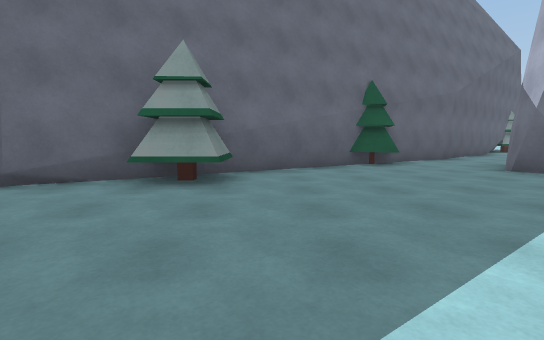
[1] (above)

24 first-person views from a walk through a scene from a Unity 3-D project. The camera is 1.2 m above the floor, tilts 6° down and sees 85° across. The floor is counted in squares, 2 m on a side. Each view is taken from the middle of a square. On the plan, view 1 faces up. The plan holds only what a view shows up to about 9 squares ahead; the rest is blank. The place goes on beyond the plan. The player is left out. Surface patterns are stand-ins for the level's own textures.

[2]
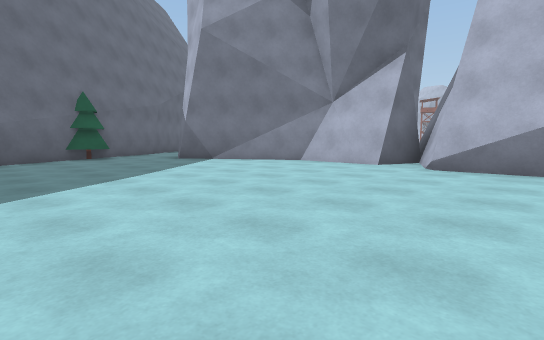

[3]
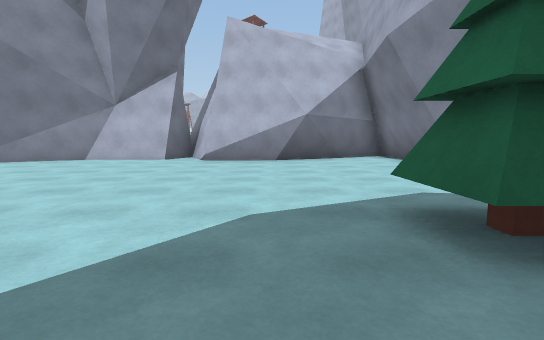

[4]
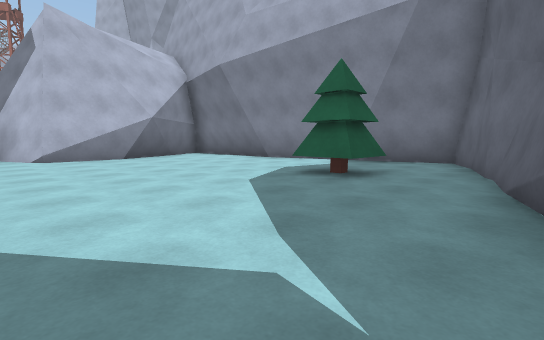

[5]
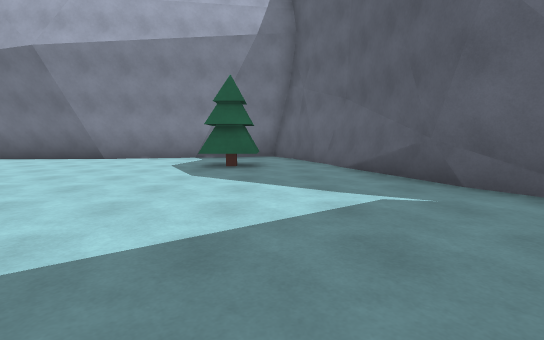

[6]
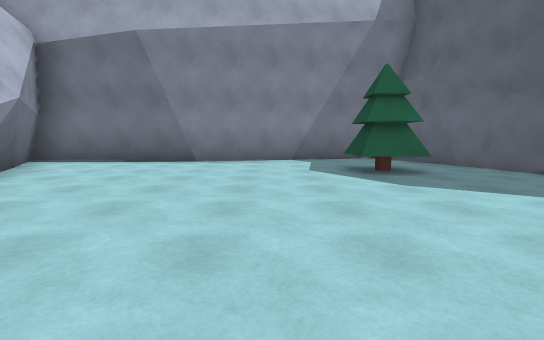

[7]
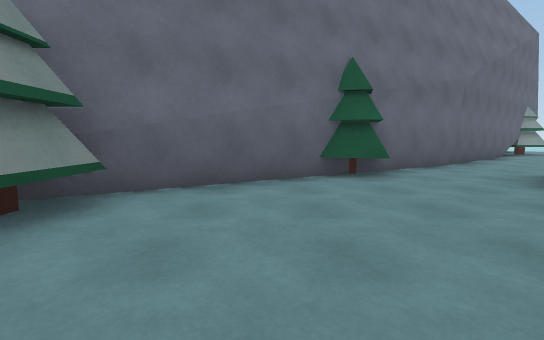

[8]
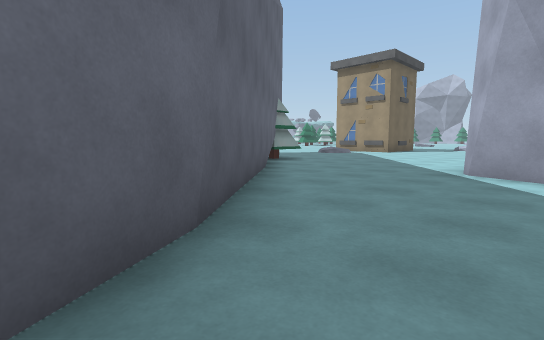

[9]
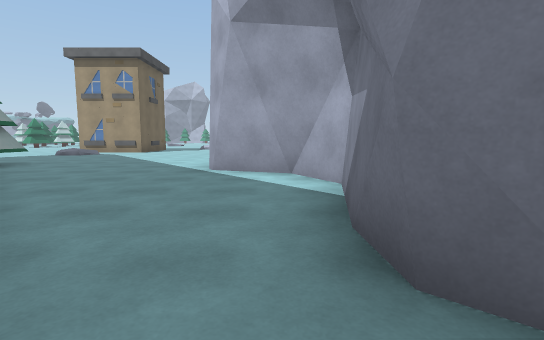

[10]
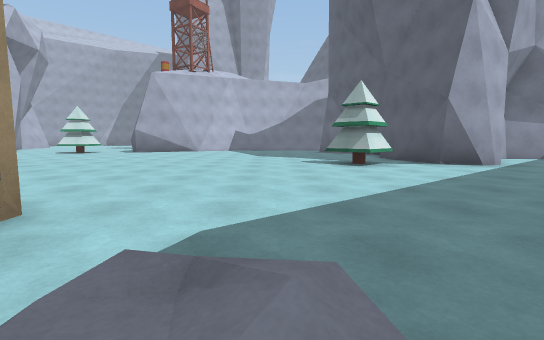

[11]
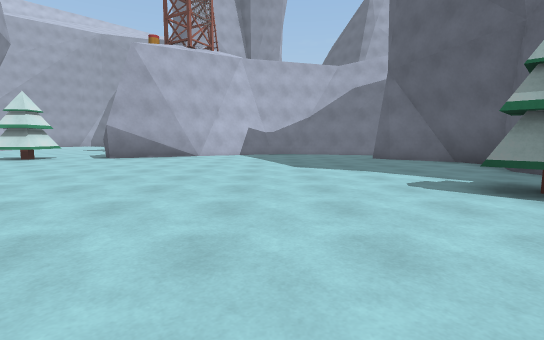

[12]
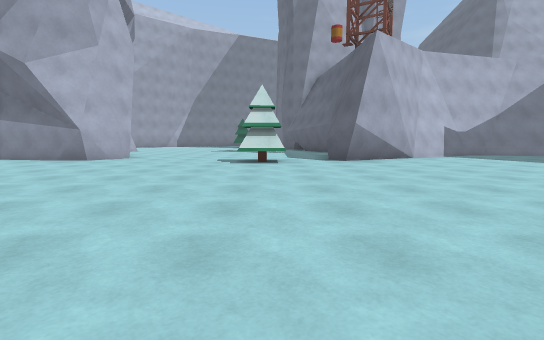

[13]
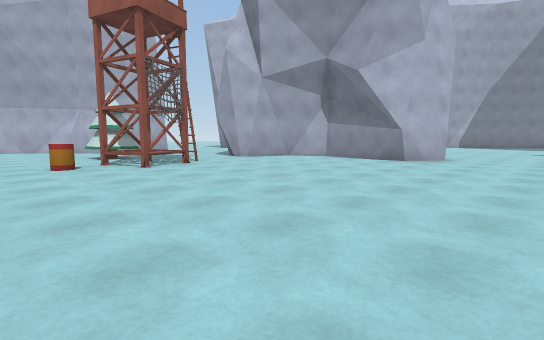

[14]
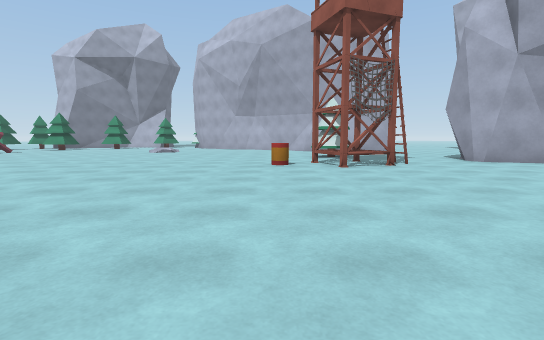

[15]
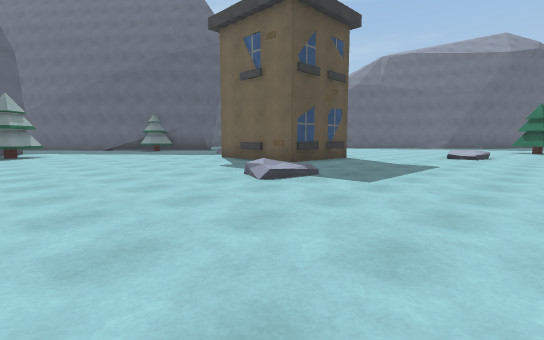

[16]
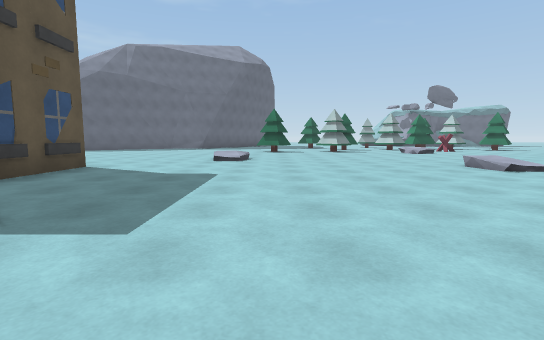

[17]
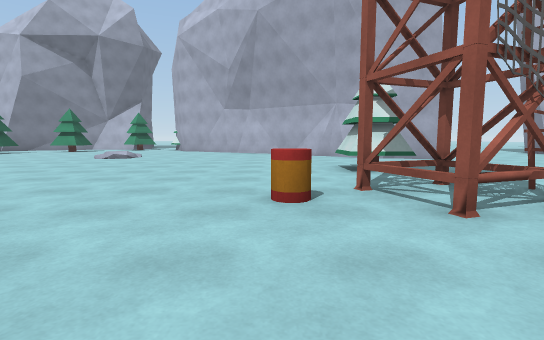

[18]
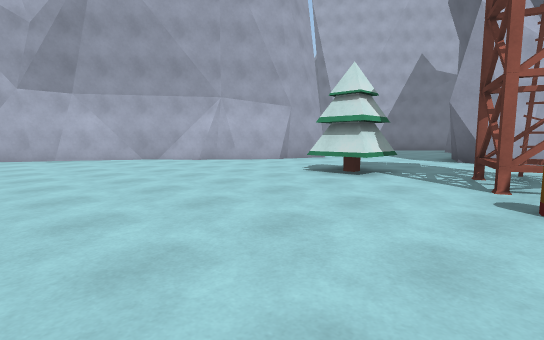

[19]
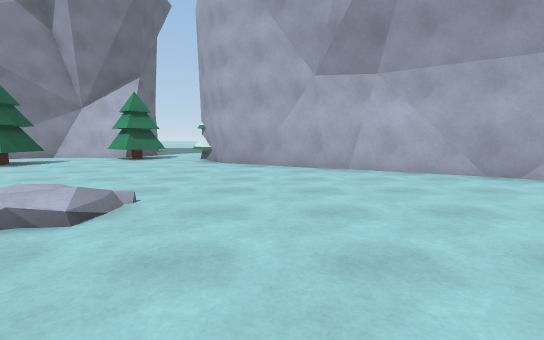

[20]
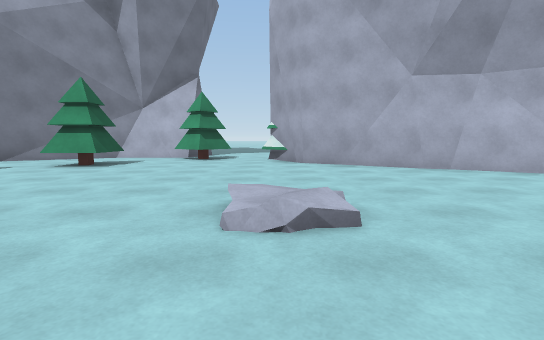

[21]
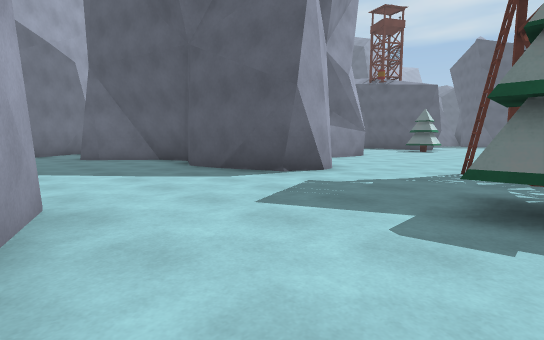

[22]
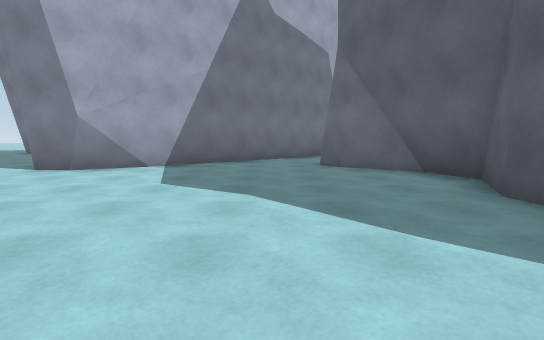

[23]
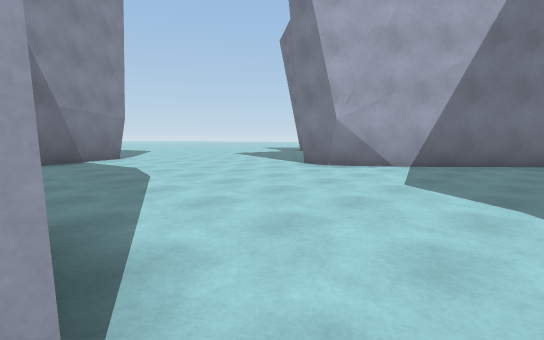

[24]
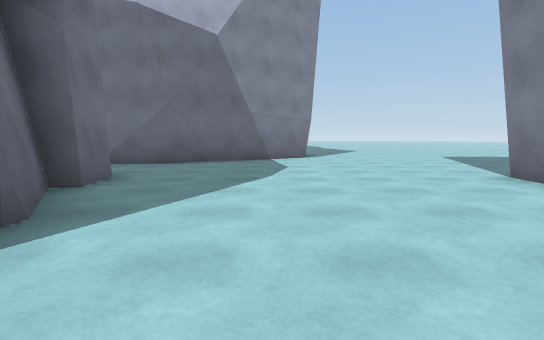

### Floor plan
Points are (right, up) in squares from view 1. A wall is a line through its corners. A room is listed if a view was taken in it or the views show most of it. See-through windows are left out.
Room 1 (views 1, 2, 3, 4, 5, 6, 7, 8, 9)
walls: (6.9, 0) (6.7, 2.2) (4.5, 5.6); (6.1, -2.9) (6.3, -1.2) (9.6, 0.2); (-3.4, -1.6) (-2.6, -3.9); (-3.5, -1.3) (-3.2, -2) (-2.4, -5.3); (6.3, -3.7) (6.1, -1.3); (4.4, 5.2) (4.6, 5.7) (5.2, 6.6); (-3.6, -1.5) (-3.2, -2.1) (-3.1, -2.9); (7.9, -0.4) (6.6, 0.1) (6.6, 2.4); (-2.5, -5.1) (-2, -6.1); (4.1, -6.5) (8.1, -6.6); (7, -5) (6.1, -3.3); (-2.1, -5.8) (-1.7, -7); (-1.8, -6.8) (-1.1, -8) (4.4, -6.5); (3.9, 8.1) (-3.4, 3.6); (8.2, -6.9) (6.6, -4.3)
low walls: (-2, -5.5) (-1.5, -6.9); (4, -6.7) (8.4, -6.7); (7.2, -5) (6.5, -3.6)
ways out: opening at (4, 7) to room 3
objects: other object (-2, 4) to (-1, 4); other object (0, -5) to (0, -4); other object (2, 7) to (3, 7)
Room 2 (views 10, 11, 12, 13, 14, 15, 16, 17, 18, 19, 20, 21, 22, 23, 24)
walls: (28.2, 1.9) (30.9, 1.4); (32.7, 3.6) (33.9, 3.7) (34.5, 2); (27.6, 1.1) (28.1, 1.8); (32.2, 2.3) (32.7, 3.4) (33.1, 3.7); (33.4, 3.7) (34.1, 3.4); (27.4, 0.6) (27.6, 1.2) (28.2, 1.8) (28.8, 1.8); (34.3, 3) (34.6, 0.9) (33.9, -0.3); (20.9, 2) (21.5, 1.3); (34, 0) (34.7, -1.9); (37.6, 3.9) (38.1, 5.4) (39.4, 7); (34.3, -1.5) (35.6, -2.4); (19, 1.1) (21, 2.1) (21.4, 1.3); (18.9, 0.9) (20.5, 2); (39.3, 7) (39.5, 7.4) (40.5, 8.2); (39.9, 7.6) (41.2, 9.2); (35.5, -2.3) (35.9, -2.8); (40.7, 4.9) (38.9, 3.7); (40.8, 8.6) (41.9, 10.4); (41.3, 4.6) (40.7, 4.4); (41.8, 4.6) (41.2, 4.6); (41.8, 10.2) (42.1, 11); (42.1, 10.8) (43.5, 13.2); (36.5, -5.2) (40.5, -1.5) (41.7, -1.7); (39.7, -2.3) (40.8, -1.6); (44, 5.1) (44.2, 6); (12.5, 2.3) (12.9, 1.9); (43.4, 13.2) (43.8, 13.5); (11.4, 5.3) (11, 4.5) (11.6, 2.8); (11.3, 7.5) (11.5, 5.9); (43.5, 13.5) (44.2, 13.8); (44.7, 3.6) (44.2, 4.7) (44.1, 6); (11.3, 3.3) (12.6, 2.2); (9.7, 8.1) (10.3, 8.4) (11.1, 8); (9.7, 8.2) (10.9, 8.4) (11.5, 6.8); (10.2, 13.1) (8, 11.2); (46.4, 1.1) (44.4, 4.1)
low walls: (33.9, -0.3) (34.3, -1.5)
ways out: opening at (8.5, 9.5) to room 3
objects: other object (11, 13); other object (12, 7) to (13, 8); other object (17, 13) to (20, 15); other object (23, 2) to (24, 2); other object (32, 6) to (33, 8); other object (32, 9); other object (35, 7); other object (43, 18); other object (44, 16) to (45, 17); other object (45, 13) to (45, 14)
Room 3 (no view inside)
walls: (5.2, 8.9) (3.9, 8.1); (5.2, 6.6) (8, 6) (9.1, 6.6) (9.7, 8.2); (8.6, 6.2) (9.3, 7); (5.1, 6.5) (6, 6.5); (4.6, 5.9) (5.3, 6.6); (8, 11.2) (5, 8.7)
ways out: opening at (4, 7) to room 1; opening at (8.5, 9.5) to room 2

Positions as (right, up) in squares from view 1, and headings:
1: (0, 0), facing up
2: (0, -3), facing up-right
3: (-2, -3), facing right
4: (-3, 0), facing down-right
5: (-1, 2), facing down
6: (2, 1), facing down
7: (1, 2), facing up
8: (4, 7), facing up-right
9: (4, 7), facing right
10: (15, 15), facing down
11: (16, 11), facing down
12: (23, 10), facing down
13: (25, 10), facing down-right
14: (25, 9), facing right
15: (25, 7), facing up-left
16: (24, 9), facing up
17: (29, 9), facing right
18: (32, 12), facing down-right
19: (36, 12), facing right
20: (36, 14), facing right
21: (38, 7), facing down-left
22: (37, 4), facing down
23: (37, 4), facing down-right
24: (37, 2), facing right
